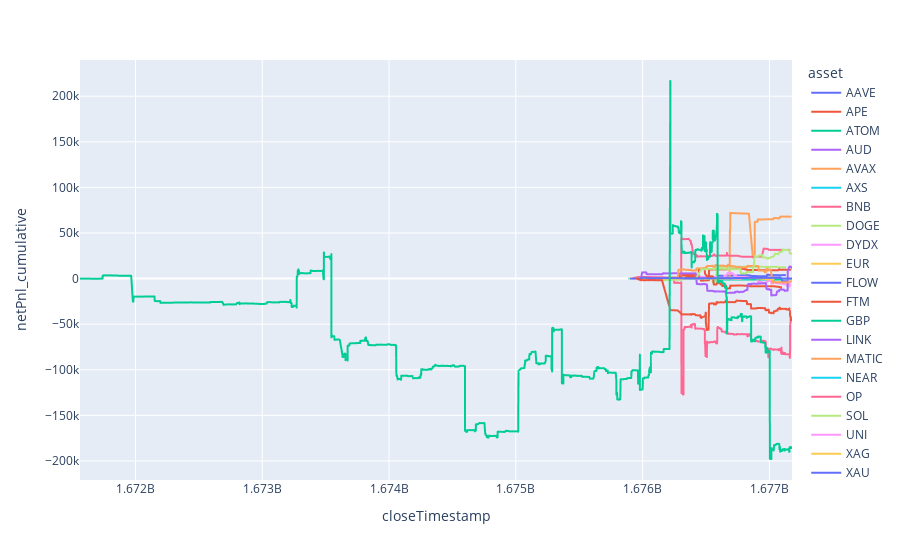

The cell this chart's notebook holds for it:
### Code cell
px.line(
    df_position_pnl,
    x='closeTimestamp',
    y='netPnl_cumulative',
    color='asset'
)
